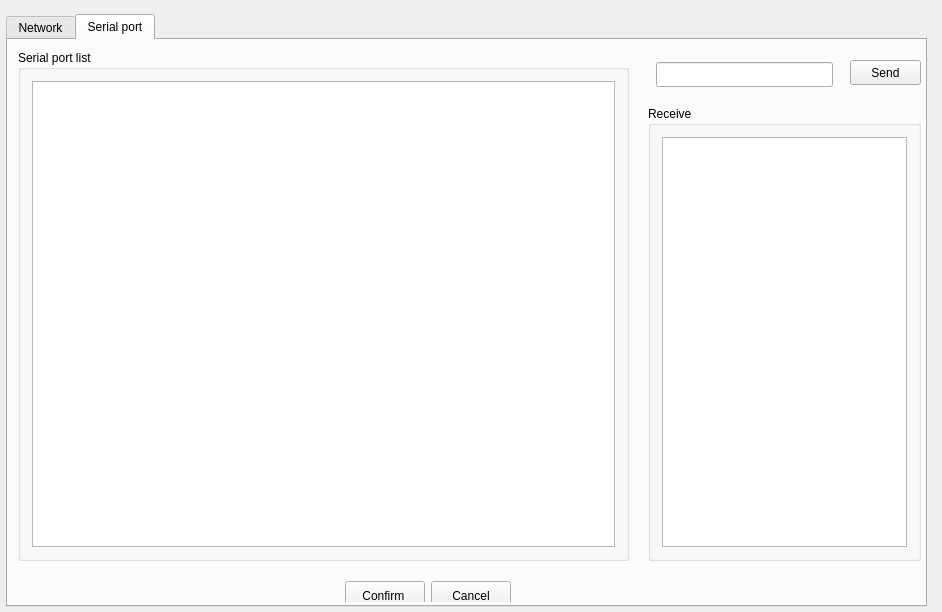
<?xml version="1.0" encoding="UTF-8"?>
<ui version="4.0">
 <class>CommuniWidget</class>
 <widget class="QWidget" name="CommuniWidget">
  <property name="geometry">
   <rect>
    <x>0</x>
    <y>0</y>
    <width>942</width>
    <height>612</height>
   </rect>
  </property>
  <property name="windowTitle">
   <string>CommuniWidget</string>
  </property>
  <widget class="QTabWidget" name="tabWidget">
   <property name="geometry">
    <rect>
     <x>6</x>
     <y>14</y>
     <width>921</width>
     <height>593</height>
    </rect>
   </property>
   <property name="currentIndex">
    <number>1</number>
   </property>
   <widget class="QWidget" name="tab">
    <attribute name="title">
     <string>Network</string>
    </attribute>
    <widget class="QGroupBox" name="groupBox">
     <property name="geometry">
      <rect>
       <x>6</x>
       <y>10</y>
       <width>581</width>
       <height>505</height>
      </rect>
     </property>
     <property name="title">
      <string>Network List</string>
     </property>
     <layout class="QHBoxLayout" name="horizontalLayout_4">
      <item>
       <widget class="QTableWidget" name="tableWidget_tcp"/>
      </item>
     </layout>
    </widget>
    <widget class="QLineEdit" name="lineEdit_send_tcp">
     <property name="geometry">
      <rect>
       <x>602</x>
       <y>18</y>
       <width>203</width>
       <height>31</height>
      </rect>
     </property>
    </widget>
    <widget class="QPushButton" name="pushButton_5">
     <property name="geometry">
      <rect>
       <x>824</x>
       <y>18</y>
       <width>71</width>
       <height>31</height>
      </rect>
     </property>
     <property name="text">
      <string>Send</string>
     </property>
    </widget>
    <widget class="QWidget" name="layoutWidget">
     <property name="geometry">
      <rect>
       <x>6</x>
       <y>528</y>
       <width>833</width>
       <height>32</height>
      </rect>
     </property>
     <layout class="QHBoxLayout" name="horizontalLayout">
      <item>
       <spacer name="horizontalSpacer">
        <property name="orientation">
         <enum>Qt::Horizontal</enum>
        </property>
        <property name="sizeHint" stdset="0">
         <size>
          <width>40</width>
          <height>20</height>
         </size>
        </property>
       </spacer>
      </item>
      <item>
       <widget class="QPushButton" name="pushButton_save_tcp">
        <property name="minimumSize">
         <size>
          <width>80</width>
          <height>30</height>
         </size>
        </property>
        <property name="text">
         <string>Confirm </string>
        </property>
       </widget>
      </item>
      <item>
       <widget class="QPushButton" name="pushButton_cancel_tcp">
        <property name="minimumSize">
         <size>
          <width>80</width>
          <height>30</height>
         </size>
        </property>
        <property name="text">
         <string>Cancel</string>
        </property>
       </widget>
      </item>
      <item>
       <spacer name="horizontalSpacer_2">
        <property name="orientation">
         <enum>Qt::Horizontal</enum>
        </property>
        <property name="sizeHint" stdset="0">
         <size>
          <width>40</width>
          <height>20</height>
         </size>
        </property>
       </spacer>
      </item>
     </layout>
    </widget>
    <widget class="QGroupBox" name="groupBox_4">
     <property name="geometry">
      <rect>
       <x>600</x>
       <y>62</y>
       <width>297</width>
       <height>451</height>
      </rect>
     </property>
     <property name="title">
      <string>Receive</string>
     </property>
     <layout class="QHBoxLayout" name="horizontalLayout_6">
      <item>
       <widget class="QTextEdit" name="textEdit_recv_tcp"/>
      </item>
     </layout>
    </widget>
   </widget>
   <widget class="QWidget" name="tab_2">
    <attribute name="title">
     <string>Serial port</string>
    </attribute>
    <widget class="QLineEdit" name="lineEdit_send_com">
     <property name="geometry">
      <rect>
       <x>648</x>
       <y>22</y>
       <width>177</width>
       <height>25</height>
      </rect>
     </property>
    </widget>
    <widget class="QPushButton" name="pushButton_send_com">
     <property name="geometry">
      <rect>
       <x>842</x>
       <y>20</y>
       <width>71</width>
       <height>25</height>
      </rect>
     </property>
     <property name="text">
      <string>Send</string>
     </property>
    </widget>
    <widget class="QWidget" name="layoutWidget">
     <property name="geometry">
      <rect>
       <x>0</x>
       <y>530</y>
       <width>839</width>
       <height>32</height>
      </rect>
     </property>
     <layout class="QHBoxLayout" name="horizontalLayout_2">
      <item>
       <spacer name="horizontalSpacer_3">
        <property name="orientation">
         <enum>Qt::Horizontal</enum>
        </property>
        <property name="sizeHint" stdset="0">
         <size>
          <width>40</width>
          <height>20</height>
         </size>
        </property>
       </spacer>
      </item>
      <item>
       <widget class="QPushButton" name="pushButton_save_com">
        <property name="minimumSize">
         <size>
          <width>80</width>
          <height>30</height>
         </size>
        </property>
        <property name="text">
         <string>Confirm </string>
        </property>
       </widget>
      </item>
      <item>
       <widget class="QPushButton" name="pushButton_cancel_com">
        <property name="minimumSize">
         <size>
          <width>80</width>
          <height>30</height>
         </size>
        </property>
        <property name="text">
         <string>Cancel</string>
        </property>
       </widget>
      </item>
      <item>
       <spacer name="horizontalSpacer_4">
        <property name="orientation">
         <enum>Qt::Horizontal</enum>
        </property>
        <property name="sizeHint" stdset="0">
         <size>
          <width>40</width>
          <height>20</height>
         </size>
        </property>
       </spacer>
      </item>
     </layout>
    </widget>
    <widget class="QGroupBox" name="groupBox_2">
     <property name="geometry">
      <rect>
       <x>10</x>
       <y>10</y>
       <width>611</width>
       <height>511</height>
      </rect>
     </property>
     <property name="title">
      <string>Serial port list</string>
     </property>
     <layout class="QHBoxLayout" name="horizontalLayout_3">
      <item>
       <widget class="QTableWidget" name="tableWidget_com"/>
      </item>
     </layout>
    </widget>
    <widget class="QGroupBox" name="groupBox_3">
     <property name="geometry">
      <rect>
       <x>640</x>
       <y>66</y>
       <width>273</width>
       <height>455</height>
      </rect>
     </property>
     <property name="title">
      <string>Receive</string>
     </property>
     <layout class="QHBoxLayout" name="horizontalLayout_5">
      <item>
       <widget class="QTextEdit" name="textEdit_recv_com"/>
      </item>
     </layout>
    </widget>
   </widget>
  </widget>
 </widget>
 <layoutdefault spacing="6" margin="11"/>
 <resources/>
 <connections>
  <connection>
   <sender>pushButton_save_com</sender>
   <signal>clicked()</signal>
   <receiver>CommuniWidget</receiver>
   <slot>onComBtnClicked()</slot>
   <hints>
    <hint type="sourcelabel">
     <x>328</x>
     <y>366</y>
    </hint>
    <hint type="destinationlabel">
     <x>5</x>
     <y>353</y>
    </hint>
   </hints>
  </connection>
  <connection>
   <sender>pushButton_5</sender>
   <signal>clicked()</signal>
   <receiver>CommuniWidget</receiver>
   <slot>onTcpBtnClicked()</slot>
   <hints>
    <hint type="sourcelabel">
     <x>63</x>
     <y>211</y>
    </hint>
    <hint type="destinationlabel">
     <x>16</x>
     <y>5</y>
    </hint>
   </hints>
  </connection>
  <connection>
   <sender>pushButton_cancel_com</sender>
   <signal>clicked()</signal>
   <receiver>CommuniWidget</receiver>
   <slot>onComBtnClicked()</slot>
   <hints>
    <hint type="sourcelabel">
     <x>430</x>
     <y>371</y>
    </hint>
    <hint type="destinationlabel">
     <x>-2</x>
     <y>311</y>
    </hint>
   </hints>
  </connection>
  <connection>
   <sender>pushButton_save_tcp</sender>
   <signal>clicked()</signal>
   <receiver>CommuniWidget</receiver>
   <slot>onTcpBtnClicked()</slot>
   <hints>
    <hint type="sourcelabel">
     <x>345</x>
     <y>371</y>
    </hint>
    <hint type="destinationlabel">
     <x>3</x>
     <y>384</y>
    </hint>
   </hints>
  </connection>
  <connection>
   <sender>pushButton_cancel_tcp</sender>
   <signal>clicked()</signal>
   <receiver>CommuniWidget</receiver>
   <slot>onTcpBtnClicked()</slot>
   <hints>
    <hint type="sourcelabel">
     <x>424</x>
     <y>374</y>
    </hint>
    <hint type="destinationlabel">
     <x>3</x>
     <y>359</y>
    </hint>
   </hints>
  </connection>
  <connection>
   <sender>pushButton_send_com</sender>
   <signal>clicked()</signal>
   <receiver>CommuniWidget</receiver>
   <slot>onComBtnClicked()</slot>
   <hints>
    <hint type="sourcelabel">
     <x>72</x>
     <y>238</y>
    </hint>
    <hint type="destinationlabel">
     <x>4</x>
     <y>216</y>
    </hint>
   </hints>
  </connection>
 </connections>
 <slots>
  <slot>onTcpBtnClicked()</slot>
  <slot>onComBtnClicked()</slot>
 </slots>
</ui>
